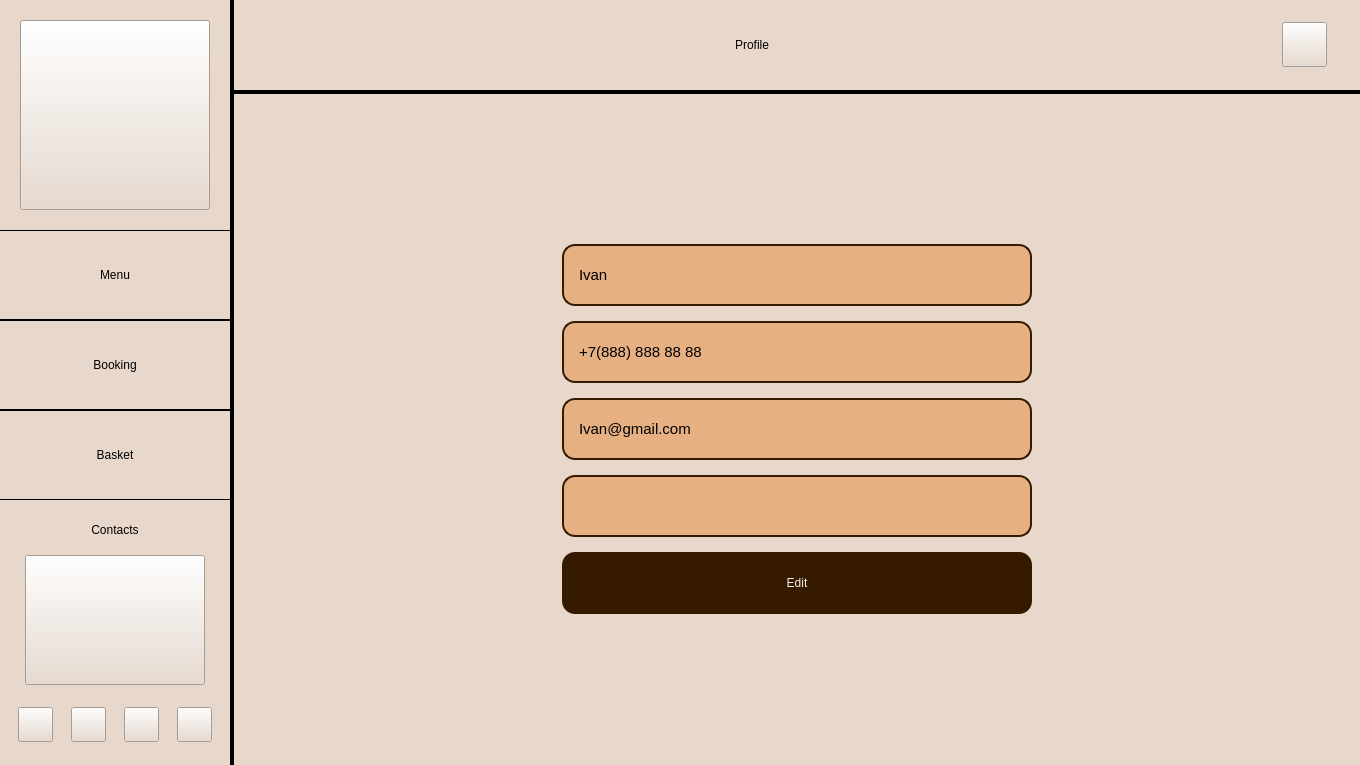
<?xml version="1.0" encoding="UTF-8"?>
<ui version="4.0">
 <class>ProfileWindow</class>
 <widget class="QMainWindow" name="ProfileWindow">
  <property name="geometry">
   <rect>
    <x>0</x>
    <y>0</y>
    <width>1360</width>
    <height>765</height>
   </rect>
  </property>
  <property name="sizePolicy">
   <sizepolicy hsizetype="Minimum" vsizetype="Preferred">
    <horstretch>0</horstretch>
    <verstretch>0</verstretch>
   </sizepolicy>
  </property>
  <property name="minimumSize">
   <size>
    <width>800</width>
    <height>445</height>
   </size>
  </property>
  <property name="maximumSize">
   <size>
    <width>15360</width>
    <height>8640</height>
   </size>
  </property>
  <property name="sizeIncrement">
   <size>
    <width>0</width>
    <height>0</height>
   </size>
  </property>
  <property name="windowTitle">
   <string>OurCafe</string>
  </property>
  <property name="styleSheet">
   <string notr="true">background-color: #E7D8CB;
color: #000000;</string>
  </property>
  <widget class="QWidget" name="Window">
   <property name="sizePolicy">
    <sizepolicy hsizetype="Fixed" vsizetype="Preferred">
     <horstretch>0</horstretch>
     <verstretch>0</verstretch>
    </sizepolicy>
   </property>
   <layout class="QHBoxLayout" name="Window_horizontalLayout">
    <property name="spacing">
     <number>0</number>
    </property>
    <property name="leftMargin">
     <number>0</number>
    </property>
    <property name="topMargin">
     <number>0</number>
    </property>
    <property name="rightMargin">
     <number>0</number>
    </property>
    <property name="bottomMargin">
     <number>0</number>
    </property>
    <item>
     <widget class="QWidget" name="Sidebar" native="true">
      <property name="enabled">
       <bool>true</bool>
      </property>
      <property name="sizePolicy">
       <sizepolicy hsizetype="Fixed" vsizetype="Preferred">
        <horstretch>230</horstretch>
        <verstretch>0</verstretch>
       </sizepolicy>
      </property>
      <property name="minimumSize">
       <size>
        <width>230</width>
        <height>0</height>
       </size>
      </property>
      <property name="maximumSize">
       <size>
        <width>230</width>
        <height>16777215</height>
       </size>
      </property>
      <property name="baseSize">
       <size>
        <width>230</width>
        <height>0</height>
       </size>
      </property>
      <property name="styleSheet">
       <string notr="true">font: 700 40px</string>
      </property>
      <layout class="QVBoxLayout" name="Sidebar_verticalLayout">
       <property name="spacing">
        <number>0</number>
       </property>
       <property name="sizeConstraint">
        <enum>QLayout::SetMinimumSize</enum>
       </property>
       <property name="leftMargin">
        <number>0</number>
       </property>
       <property name="topMargin">
        <number>20</number>
       </property>
       <property name="rightMargin">
        <number>0</number>
       </property>
       <property name="bottomMargin">
        <number>20</number>
       </property>
       <item>
        <widget class="QWidget" name="MainLogoWrapper" native="true">
         <property name="sizePolicy">
          <sizepolicy hsizetype="Fixed" vsizetype="Fixed">
           <horstretch>0</horstretch>
           <verstretch>0</verstretch>
          </sizepolicy>
         </property>
         <property name="minimumSize">
          <size>
           <width>190</width>
           <height>190</height>
          </size>
         </property>
         <property name="maximumSize">
          <size>
           <width>256</width>
           <height>256</height>
          </size>
         </property>
         <layout class="QHBoxLayout" name="MainLogoWrapper_horizontalLayout">
          <property name="spacing">
           <number>0</number>
          </property>
          <property name="sizeConstraint">
           <enum>QLayout::SetDefaultConstraint</enum>
          </property>
          <property name="leftMargin">
           <number>0</number>
          </property>
          <property name="topMargin">
           <number>0</number>
          </property>
          <property name="rightMargin">
           <number>0</number>
          </property>
          <property name="bottomMargin">
           <number>0</number>
          </property>
          <item>
           <widget class="QPushButton" name="MainLogo">
            <property name="sizePolicy">
             <sizepolicy hsizetype="Fixed" vsizetype="Fixed">
              <horstretch>0</horstretch>
              <verstretch>0</verstretch>
             </sizepolicy>
            </property>
            <property name="minimumSize">
             <size>
              <width>190</width>
              <height>190</height>
             </size>
            </property>
            <property name="maximumSize">
             <size>
              <width>190</width>
              <height>190</height>
             </size>
            </property>
            <property name="cursor">
             <cursorShape>PointingHandCursor</cursorShape>
            </property>
            <property name="styleSheet">
             <string notr="true">border-image: url(:/resources/resources/MainLogo.png) 0 stretch stretch;</string>
            </property>
            <property name="text">
             <string/>
            </property>
           </widget>
          </item>
         </layout>
        </widget>
       </item>
       <item>
        <spacer name="Sidebar_verticalSpacer_3">
         <property name="orientation">
          <enum>Qt::Vertical</enum>
         </property>
         <property name="sizeType">
          <enum>QSizePolicy::Maximum</enum>
         </property>
         <property name="sizeHint" stdset="0">
          <size>
           <width>45</width>
           <height>20</height>
          </size>
         </property>
        </spacer>
       </item>
       <item>
        <widget class="QPushButton" name="MenuButton">
         <property name="minimumSize">
          <size>
           <width>0</width>
           <height>90</height>
          </size>
         </property>
         <property name="baseSize">
          <size>
           <width>0</width>
           <height>0</height>
          </size>
         </property>
         <property name="cursor">
          <cursorShape>PointingHandCursor</cursorShape>
         </property>
         <property name="styleSheet">
          <string notr="true">QPushButton {
	
	border-top: 1px solid black;
	border-bottom: 1px solid black;
}
QPushButton:hover {
	color: #ffffff;
	background-color: #E59C59;
}</string>
         </property>
         <property name="text">
          <string>Menu</string>
         </property>
        </widget>
       </item>
       <item>
        <widget class="QPushButton" name="BookingButton">
         <property name="minimumSize">
          <size>
           <width>0</width>
           <height>90</height>
          </size>
         </property>
         <property name="baseSize">
          <size>
           <width>0</width>
           <height>0</height>
          </size>
         </property>
         <property name="cursor">
          <cursorShape>PointingHandCursor</cursorShape>
         </property>
         <property name="styleSheet">
          <string>QPushButton {
	
	border-top: 1px solid black;
	border-bottom: 1px solid black;
}
QPushButton:hover {
	color: #ffffff;
	background-color: #E59C59;
}</string>
         </property>
         <property name="text">
          <string>Booking</string>
         </property>
        </widget>
       </item>
       <item>
        <widget class="QPushButton" name="BasketButton">
         <property name="minimumSize">
          <size>
           <width>0</width>
           <height>90</height>
          </size>
         </property>
         <property name="baseSize">
          <size>
           <width>0</width>
           <height>0</height>
          </size>
         </property>
         <property name="cursor">
          <cursorShape>PointingHandCursor</cursorShape>
         </property>
         <property name="styleSheet">
          <string notr="true">QPushButton {
	
	border-top: 1px solid black;
	border-bottom: 1px solid black;
}
QPushButton:hover {
	color: #ffffff;
	background-color: #E59C59;
}</string>
         </property>
         <property name="text">
          <string>Basket</string>
         </property>
        </widget>
       </item>
       <item>
        <spacer name="Sidebar_verticalSpacer">
         <property name="orientation">
          <enum>Qt::Vertical</enum>
         </property>
         <property name="sizeType">
          <enum>QSizePolicy::Expanding</enum>
         </property>
         <property name="sizeHint" stdset="0">
          <size>
           <width>45</width>
           <height>10</height>
          </size>
         </property>
        </spacer>
       </item>
       <item>
        <widget class="QLabel" name="ContactsHeader">
         <property name="sizePolicy">
          <sizepolicy hsizetype="Preferred" vsizetype="Fixed">
           <horstretch>0</horstretch>
           <verstretch>0</verstretch>
          </sizepolicy>
         </property>
         <property name="minimumSize">
          <size>
           <width>0</width>
           <height>20</height>
          </size>
         </property>
         <property name="maximumSize">
          <size>
           <width>16777215</width>
           <height>40</height>
          </size>
         </property>
         <property name="styleSheet">
          <string notr="true">font: 700 26px;</string>
         </property>
         <property name="text">
          <string>Contacts</string>
         </property>
         <property name="alignment">
          <set>Qt::AlignCenter</set>
         </property>
         <property name="indent">
          <number>0</number>
         </property>
        </widget>
       </item>
       <item>
        <spacer name="Sidebar_verticalSpacer_4">
         <property name="orientation">
          <enum>Qt::Vertical</enum>
         </property>
         <property name="sizeType">
          <enum>QSizePolicy::Fixed</enum>
         </property>
         <property name="sizeHint" stdset="0">
          <size>
           <width>45</width>
           <height>15</height>
          </size>
         </property>
        </spacer>
       </item>
       <item>
        <widget class="QWidget" name="ContactsTextWrapper" native="true">
         <layout class="QHBoxLayout" name="ContactsTextWrapper_horizontalLayout_2">
          <property name="spacing">
           <number>0</number>
          </property>
          <property name="topMargin">
           <number>0</number>
          </property>
          <property name="bottomMargin">
           <number>0</number>
          </property>
          <item>
           <widget class="QPushButton" name="ContactsText">
            <property name="sizePolicy">
             <sizepolicy hsizetype="Fixed" vsizetype="Fixed">
              <horstretch>0</horstretch>
              <verstretch>0</verstretch>
             </sizepolicy>
            </property>
            <property name="minimumSize">
             <size>
              <width>180</width>
              <height>130</height>
             </size>
            </property>
            <property name="cursor">
             <cursorShape>PointingHandCursor</cursorShape>
            </property>
            <property name="styleSheet">
             <string notr="true">border-image: url(:/resources/resources/About_text.png) 0;</string>
            </property>
            <property name="text">
             <string/>
            </property>
           </widget>
          </item>
         </layout>
        </widget>
       </item>
       <item>
        <spacer name="Sidebar_verticalSpacer_2">
         <property name="orientation">
          <enum>Qt::Vertical</enum>
         </property>
         <property name="sizeType">
          <enum>QSizePolicy::Fixed</enum>
         </property>
         <property name="sizeHint" stdset="0">
          <size>
           <width>45</width>
           <height>20</height>
          </size>
         </property>
        </spacer>
       </item>
       <item>
        <widget class="QWidget" name="Social" native="true">
         <property name="sizePolicy">
          <sizepolicy hsizetype="Preferred" vsizetype="Fixed">
           <horstretch>0</horstretch>
           <verstretch>0</verstretch>
          </sizepolicy>
         </property>
         <layout class="QHBoxLayout" name="Social_horizontalLayout">
          <property name="spacing">
           <number>0</number>
          </property>
          <property name="leftMargin">
           <number>0</number>
          </property>
          <property name="topMargin">
           <number>2</number>
          </property>
          <property name="rightMargin">
           <number>0</number>
          </property>
          <property name="bottomMargin">
           <number>3</number>
          </property>
          <item>
           <widget class="QPushButton" name="Telegram">
            <property name="sizePolicy">
             <sizepolicy hsizetype="Maximum" vsizetype="Preferred">
              <horstretch>0</horstretch>
              <verstretch>0</verstretch>
             </sizepolicy>
            </property>
            <property name="minimumSize">
             <size>
              <width>35</width>
              <height>35</height>
             </size>
            </property>
            <property name="maximumSize">
             <size>
              <width>35</width>
              <height>35</height>
             </size>
            </property>
            <property name="cursor">
             <cursorShape>PointingHandCursor</cursorShape>
            </property>
            <property name="styleSheet">
             <string notr="true">border-image: url(:/resources/resources/Telegram.png) 0 stretch stretch;</string>
            </property>
            <property name="text">
             <string/>
            </property>
           </widget>
          </item>
          <item>
           <widget class="QPushButton" name="VK">
            <property name="sizePolicy">
             <sizepolicy hsizetype="Maximum" vsizetype="Preferred">
              <horstretch>0</horstretch>
              <verstretch>0</verstretch>
             </sizepolicy>
            </property>
            <property name="minimumSize">
             <size>
              <width>35</width>
              <height>35</height>
             </size>
            </property>
            <property name="maximumSize">
             <size>
              <width>35</width>
              <height>35</height>
             </size>
            </property>
            <property name="cursor">
             <cursorShape>PointingHandCursor</cursorShape>
            </property>
            <property name="styleSheet">
             <string notr="true">border-image: url(:/resources/resources/VK.png) 0 stretch stretch;</string>
            </property>
            <property name="text">
             <string/>
            </property>
           </widget>
          </item>
          <item>
           <widget class="QPushButton" name="Instagram">
            <property name="sizePolicy">
             <sizepolicy hsizetype="Maximum" vsizetype="Preferred">
              <horstretch>0</horstretch>
              <verstretch>0</verstretch>
             </sizepolicy>
            </property>
            <property name="minimumSize">
             <size>
              <width>35</width>
              <height>35</height>
             </size>
            </property>
            <property name="maximumSize">
             <size>
              <width>35</width>
              <height>35</height>
             </size>
            </property>
            <property name="cursor">
             <cursorShape>PointingHandCursor</cursorShape>
            </property>
            <property name="styleSheet">
             <string notr="true">border-image: url(:/resources/resources/Instagram.png) 0 stretch stretch;</string>
            </property>
            <property name="text">
             <string/>
            </property>
           </widget>
          </item>
          <item>
           <widget class="QPushButton" name="Whatsapp">
            <property name="sizePolicy">
             <sizepolicy hsizetype="Maximum" vsizetype="Preferred">
              <horstretch>0</horstretch>
              <verstretch>0</verstretch>
             </sizepolicy>
            </property>
            <property name="minimumSize">
             <size>
              <width>35</width>
              <height>35</height>
             </size>
            </property>
            <property name="maximumSize">
             <size>
              <width>35</width>
              <height>35</height>
             </size>
            </property>
            <property name="cursor">
             <cursorShape>PointingHandCursor</cursorShape>
            </property>
            <property name="styleSheet">
             <string notr="true">border-image: url(:/resources/resources/Whatsapp.png) 0 stretch stretch;</string>
            </property>
            <property name="text">
             <string/>
            </property>
           </widget>
          </item>
         </layout>
        </widget>
       </item>
      </layout>
     </widget>
    </item>
    <item>
     <widget class="Line" name="Sidebar_line">
      <property name="sizePolicy">
       <sizepolicy hsizetype="Fixed" vsizetype="Preferred">
        <horstretch>0</horstretch>
        <verstretch>0</verstretch>
       </sizepolicy>
      </property>
      <property name="minimumSize">
       <size>
        <width>4</width>
        <height>0</height>
       </size>
      </property>
      <property name="maximumSize">
       <size>
        <width>4</width>
        <height>16777215</height>
       </size>
      </property>
      <property name="frameShadow">
       <enum>QFrame::Plain</enum>
      </property>
      <property name="lineWidth">
       <number>4</number>
      </property>
      <property name="orientation">
       <enum>Qt::Vertical</enum>
      </property>
     </widget>
    </item>
    <item>
     <widget class="QWidget" name="Content" native="true">
      <layout class="QVBoxLayout" name="Content_verticalLayout">
       <property name="spacing">
        <number>0</number>
       </property>
       <property name="leftMargin">
        <number>0</number>
       </property>
       <property name="topMargin">
        <number>0</number>
       </property>
       <property name="rightMargin">
        <number>0</number>
       </property>
       <property name="bottomMargin">
        <number>0</number>
       </property>
       <item>
        <widget class="QWidget" name="Header" native="true">
         <property name="sizePolicy">
          <sizepolicy hsizetype="Preferred" vsizetype="Fixed">
           <horstretch>0</horstretch>
           <verstretch>0</verstretch>
          </sizepolicy>
         </property>
         <property name="minimumSize">
          <size>
           <width>0</width>
           <height>90</height>
          </size>
         </property>
         <property name="maximumSize">
          <size>
           <width>16777215</width>
           <height>90</height>
          </size>
         </property>
         <property name="styleSheet">
          <string notr="true">font: 700 45px;</string>
         </property>
         <layout class="QHBoxLayout" name="Header_horizontalLayout">
          <property name="spacing">
           <number>0</number>
          </property>
          <property name="leftMargin">
           <number>0</number>
          </property>
          <property name="topMargin">
           <number>0</number>
          </property>
          <property name="rightMargin">
           <number>0</number>
          </property>
          <property name="bottomMargin">
           <number>0</number>
          </property>
          <item>
           <widget class="QLabel" name="Heading">
            <property name="sizePolicy">
             <sizepolicy hsizetype="Preferred" vsizetype="Preferred">
              <horstretch>0</horstretch>
              <verstretch>0</verstretch>
             </sizepolicy>
            </property>
            <property name="text">
             <string>Profile</string>
            </property>
            <property name="alignment">
             <set>Qt::AlignCenter</set>
            </property>
            <property name="indent">
             <number>0</number>
            </property>
           </widget>
          </item>
          <item>
           <widget class="QWidget" name="CartAccountBlock" native="true">
            <property name="sizePolicy">
             <sizepolicy hsizetype="Maximum" vsizetype="Preferred">
              <horstretch>0</horstretch>
              <verstretch>0</verstretch>
             </sizepolicy>
            </property>
            <property name="minimumSize">
             <size>
              <width>70</width>
              <height>0</height>
             </size>
            </property>
            <property name="maximumSize">
             <size>
              <width>70</width>
              <height>16777215</height>
             </size>
            </property>
            <layout class="QHBoxLayout" name="CartAccountBlock_horizontalLayout">
             <property name="spacing">
              <number>15</number>
             </property>
             <property name="leftMargin">
              <number>0</number>
             </property>
             <property name="topMargin">
              <number>0</number>
             </property>
             <property name="rightMargin">
              <number>0</number>
             </property>
             <property name="bottomMargin">
              <number>0</number>
             </property>
             <item>
              <widget class="QPushButton" name="AccountButton">
               <property name="sizePolicy">
                <sizepolicy hsizetype="Maximum" vsizetype="Maximum">
                 <horstretch>0</horstretch>
                 <verstretch>0</verstretch>
                </sizepolicy>
               </property>
               <property name="minimumSize">
                <size>
                 <width>45</width>
                 <height>45</height>
                </size>
               </property>
               <property name="maximumSize">
                <size>
                 <width>45</width>
                 <height>45</height>
                </size>
               </property>
               <property name="cursor">
                <cursorShape>PointingHandCursor</cursorShape>
               </property>
               <property name="styleSheet">
                <string notr="true">border-image: url(:/resources/resources/Account_profile.png) 0 stretch stretch;
</string>
               </property>
               <property name="text">
                <string/>
               </property>
              </widget>
             </item>
            </layout>
           </widget>
          </item>
          <item>
           <spacer name="horizontalSpacer">
            <property name="orientation">
             <enum>Qt::Horizontal</enum>
            </property>
            <property name="sizeType">
             <enum>QSizePolicy::Fixed</enum>
            </property>
            <property name="sizeHint" stdset="0">
             <size>
              <width>20</width>
              <height>20</height>
             </size>
            </property>
           </spacer>
          </item>
         </layout>
        </widget>
       </item>
       <item>
        <widget class="Line" name="Header_line">
         <property name="sizePolicy">
          <sizepolicy hsizetype="Minimum" vsizetype="Fixed">
           <horstretch>0</horstretch>
           <verstretch>0</verstretch>
          </sizepolicy>
         </property>
         <property name="minimumSize">
          <size>
           <width>0</width>
           <height>4</height>
          </size>
         </property>
         <property name="maximumSize">
          <size>
           <width>16777215</width>
           <height>4</height>
          </size>
         </property>
         <property name="frameShadow">
          <enum>QFrame::Plain</enum>
         </property>
         <property name="lineWidth">
          <number>4</number>
         </property>
         <property name="orientation">
          <enum>Qt::Horizontal</enum>
         </property>
        </widget>
       </item>
       <item>
        <widget class="QWidget" name="PageContent" native="true">
         <property name="sizePolicy">
          <sizepolicy hsizetype="Preferred" vsizetype="Preferred">
           <horstretch>0</horstretch>
           <verstretch>0</verstretch>
          </sizepolicy>
         </property>
         <property name="styleSheet">
          <string notr="true"/>
         </property>
         <layout class="QVBoxLayout" name="verticalLayout_2">
          <item>
           <widget class="QWidget" name="content" native="true">
            <property name="sizePolicy">
             <sizepolicy hsizetype="Preferred" vsizetype="Preferred">
              <horstretch>0</horstretch>
              <verstretch>0</verstretch>
             </sizepolicy>
            </property>
            <property name="styleSheet">
             <string notr="true"/>
            </property>
            <layout class="QVBoxLayout" name="verticalLayout">
             <item>
              <layout class="QVBoxLayout" name="layoutforcontent">
               <item>
                <widget class="QWidget" name="widget" native="true">
                 <property name="sizePolicy">
                  <sizepolicy hsizetype="Expanding" vsizetype="Expanding">
                   <horstretch>100</horstretch>
                   <verstretch>105</verstretch>
                  </sizepolicy>
                 </property>
                 <layout class="QHBoxLayout" name="horizontalLayout_3">
                  <item>
                   <spacer name="horizontalSpacer_1">
                    <property name="orientation">
                     <enum>Qt::Horizontal</enum>
                    </property>
                    <property name="sizeHint" stdset="0">
                     <size>
                      <width>40</width>
                      <height>20</height>
                     </size>
                    </property>
                   </spacer>
                  </item>
                  <item>
                   <widget class="QWidget" name="form" native="true">
                    <property name="sizePolicy">
                     <sizepolicy hsizetype="Fixed" vsizetype="Fixed">
                      <horstretch>100</horstretch>
                      <verstretch>100</verstretch>
                     </sizepolicy>
                    </property>
                    <property name="minimumSize">
                     <size>
                      <width>500</width>
                      <height>400</height>
                     </size>
                    </property>
                    <property name="styleSheet">
                     <string notr="true">border-top-left-radius: 13px;
border-top-right-radius: 13px;
border-bottom-left-radius: 13px;
border-bottom-right-radius: 13px;</string>
                    </property>
                    <layout class="QHBoxLayout" name="horizontalLayout_4" stretch="0">
                     <property name="spacing">
                      <number>22</number>
                     </property>
                     <property name="leftMargin">
                      <number>15</number>
                     </property>
                     <property name="topMargin">
                      <number>15</number>
                     </property>
                     <property name="rightMargin">
                      <number>15</number>
                     </property>
                     <property name="bottomMargin">
                      <number>15</number>
                     </property>
                     <item>
                      <layout class="QVBoxLayout" name="verticalLayout_5" stretch="0,0,0,0,0">
                       <property name="spacing">
                        <number>15</number>
                       </property>
                       <item>
                        <widget class="QLineEdit" name="name">
                         <property name="sizePolicy">
                          <sizepolicy hsizetype="Expanding" vsizetype="Expanding">
                           <horstretch>0</horstretch>
                           <verstretch>0</verstretch>
                          </sizepolicy>
                         </property>
                         <property name="styleSheet">
                          <string notr="true">font: 15px;
color: #000000;
border-style : Solid;
border-color : #351A00;
border-width : 2px;
background-color: #e6b083;
border-radius: 13px;
padding: 0 13px;</string>
                         </property>
                         <property name="text">
                          <string>Ivan</string>
                         </property>
                         <property name="placeholderText">
                          <string>What is your name?</string>
                         </property>
                        </widget>
                       </item>
                       <item>
                        <widget class="QLineEdit" name="number">
                         <property name="sizePolicy">
                          <sizepolicy hsizetype="Expanding" vsizetype="Expanding">
                           <horstretch>0</horstretch>
                           <verstretch>0</verstretch>
                          </sizepolicy>
                         </property>
                         <property name="styleSheet">
                          <string notr="true">font: 15px;
color: #000000;
border-style : Solid;
border-color : #351A00;
border-width : 2px;
background-color: #e6b083;
border-radius: 13px;
padding: 0 13px;</string>
                         </property>
                         <property name="text">
                          <string>+7(888) 888 88 88</string>
                         </property>
                         <property name="placeholderText">
                          <string>+7(___)___ ___ ___</string>
                         </property>
                        </widget>
                       </item>
                       <item>
                        <widget class="QLineEdit" name="people2">
                         <property name="sizePolicy">
                          <sizepolicy hsizetype="Expanding" vsizetype="Expanding">
                           <horstretch>0</horstretch>
                           <verstretch>0</verstretch>
                          </sizepolicy>
                         </property>
                         <property name="minimumSize">
                          <size>
                           <width>20</width>
                           <height>0</height>
                          </size>
                         </property>
                         <property name="styleSheet">
                          <string notr="true">font: 15px;
color: #000000;
border-style : Solid;
border-color : #351A00;
border-width : 2px;
background-color: #e6b083;
border-radius: 13px;
padding: 0 13px;</string>
                         </property>
                         <property name="text">
                          <string>Ivan@gmail.com</string>
                         </property>
                         <property name="placeholderText">
                          <string>Specify the number of people</string>
                         </property>
                        </widget>
                       </item>
                       <item>
                        <widget class="QLineEdit" name="lineEdit">
                         <property name="sizePolicy">
                          <sizepolicy hsizetype="Expanding" vsizetype="Expanding">
                           <horstretch>0</horstretch>
                           <verstretch>0</verstretch>
                          </sizepolicy>
                         </property>
                         <property name="styleSheet">
                          <string notr="true">font: 15px;
color: #000000;
border-style : Solid;
border-color : #351A00;
border-width : 2px;
background-color: #e6b083;
border-radius: 13px;
padding: 0 13px;</string>
                         </property>
                        </widget>
                       </item>
                       <item>
                        <widget class="QPushButton" name="ButtonBook">
                         <property name="sizePolicy">
                          <sizepolicy hsizetype="Expanding" vsizetype="Expanding">
                           <horstretch>0</horstretch>
                           <verstretch>0</verstretch>
                          </sizepolicy>
                         </property>
                         <property name="cursor">
                          <cursorShape>PointingHandCursor</cursorShape>
                         </property>
                         <property name="styleSheet">
                          <string notr="true">font: 700 18px;
color: #F5F0EB;

background-color: #351A00;
border-radius: 13px;</string>
                         </property>
                         <property name="text">
                          <string>Edit</string>
                         </property>
                        </widget>
                       </item>
                      </layout>
                     </item>
                    </layout>
                   </widget>
                  </item>
                  <item>
                   <spacer name="horizontalSpacer_2">
                    <property name="orientation">
                     <enum>Qt::Horizontal</enum>
                    </property>
                    <property name="sizeHint" stdset="0">
                     <size>
                      <width>40</width>
                      <height>20</height>
                     </size>
                    </property>
                   </spacer>
                  </item>
                 </layout>
                </widget>
               </item>
              </layout>
             </item>
            </layout>
           </widget>
          </item>
         </layout>
        </widget>
       </item>
      </layout>
     </widget>
    </item>
   </layout>
  </widget>
 </widget>
 <resources/>
 <connections/>
</ui>
